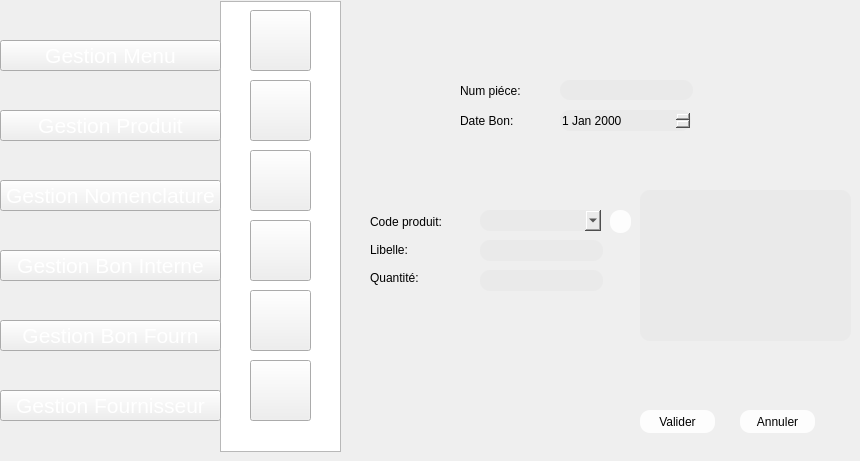
   <widget class="QWidget" name="page_13">
    <widget class="QPushButton" name="pushButton_83">
     <property name="geometry">
      <rect>
       <x>250</x>
       <y>220</y>
       <width>61</width>
       <height>61</height>
      </rect>
     </property>
     <property name="styleSheet">
      <string notr="true">image: url(:/new/prefix1/img/icon-supp2 (1).png);</string>
     </property>
     <property name="text">
      <string/>
     </property>
    </widget>
    <widget class="QListView" name="listView_9">
     <property name="geometry">
      <rect>
       <x>220</x>
       <y>1</y>
       <width>121</width>
       <height>451</height>
      </rect>
     </property>
     <property name="styleSheet">
      <string notr="true">background-image: url(:/new/prefix1/img/selected.png);</string>
     </property>
    </widget>
    <widget class="QPushButton" name="pushButton_88">
     <property name="geometry">
      <rect>
       <x>250</x>
       <y>80</y>
       <width>61</width>
       <height>61</height>
      </rect>
     </property>
     <property name="styleSheet">
      <string notr="true">image: url(:/new/prefix1/img/icon-modif2 (1).png);</string>
     </property>
     <property name="text">
      <string/>
     </property>
    </widget>
    <widget class="QPushButton" name="pushButton_89">
     <property name="geometry">
      <rect>
       <x>250</x>
       <y>10</y>
       <width>61</width>
       <height>61</height>
      </rect>
     </property>
     <property name="styleSheet">
      <string notr="true">image: url(:/new/prefix1/img/icon-ajout2.png);
background-image: url(:/new/prefix1/img/bg.png);</string>
     </property>
     <property name="text">
      <string/>
     </property>
    </widget>
    <widget class="QPushButton" name="pushButton_86">
     <property name="geometry">
      <rect>
       <x>250</x>
       <y>290</y>
       <width>61</width>
       <height>61</height>
      </rect>
     </property>
     <property name="styleSheet">
      <string notr="true">
image: url(:/new/prefix1/img/aa.png);</string>
     </property>
     <property name="text">
      <string/>
     </property>
    </widget>
    <widget class="QPushButton" name="pushButton_452">
     <property name="geometry">
      <rect>
       <x>0</x>
       <y>40</y>
       <width>221</width>
       <height>31</height>
      </rect>
     </property>
     <property name="font">
      <font>
       <pointsize>16</pointsize>
       <weight>50</weight>
       <bold>false</bold>
      </font>
     </property>
     <property name="styleSheet">
      <string notr="true">color: rgb(255, 255, 255);

</string>
     </property>
     <property name="text">
      <string>Gestion Menu</string>
     </property>
    </widget>
    <widget class="QPushButton" name="pushButton_449">
     <property name="geometry">
      <rect>
       <x>0</x>
       <y>390</y>
       <width>221</width>
       <height>31</height>
      </rect>
     </property>
     <property name="font">
      <font>
       <pointsize>16</pointsize>
       <weight>50</weight>
       <bold>false</bold>
      </font>
     </property>
     <property name="styleSheet">
      <string notr="true">color: rgb(255, 255, 255);

</string>
     </property>
     <property name="text">
      <string>Gestion Fournisseur</string>
     </property>
    </widget>
    <widget class="QPushButton" name="pushButton_447">
     <property name="geometry">
      <rect>
       <x>0</x>
       <y>320</y>
       <width>221</width>
       <height>31</height>
      </rect>
     </property>
     <property name="font">
      <font>
       <pointsize>16</pointsize>
       <weight>50</weight>
       <bold>false</bold>
      </font>
     </property>
     <property name="styleSheet">
      <string notr="true">color: rgb(255, 255, 255);

</string>
     </property>
     <property name="text">
      <string>Gestion Bon Fourn</string>
     </property>
    </widget>
    <widget class="QPushButton" name="pushButton_451">
     <property name="geometry">
      <rect>
       <x>0</x>
       <y>180</y>
       <width>221</width>
       <height>31</height>
      </rect>
     </property>
     <property name="font">
      <font>
       <pointsize>16</pointsize>
       <weight>50</weight>
       <bold>false</bold>
      </font>
     </property>
     <property name="styleSheet">
      <string notr="true">color: rgb(255, 255, 255);

</string>
     </property>
     <property name="text">
      <string>Gestion Nomenclature</string>
     </property>
    </widget>
    <widget class="QPushButton" name="pushButton_450">
     <property name="geometry">
      <rect>
       <x>0</x>
       <y>110</y>
       <width>221</width>
       <height>31</height>
      </rect>
     </property>
     <property name="font">
      <font>
       <pointsize>16</pointsize>
       <weight>50</weight>
       <bold>false</bold>
      </font>
     </property>
     <property name="styleSheet">
      <string notr="true">color: rgb(255, 255, 255);

</string>
     </property>
     <property name="text">
      <string>Gestion Produit</string>
     </property>
    </widget>
    <widget class="QPushButton" name="pushButton_453">
     <property name="geometry">
      <rect>
       <x>740</x>
       <y>410</y>
       <width>75</width>
       <height>23</height>
      </rect>
     </property>
     <property name="styleSheet">
      <string notr="true">                                         border-radius: 10px;
background-color: rgb(253, 253, 253);
                                        
font: 9pt &quot;MS Reference Sans Serif&quot;;</string>
     </property>
     <property name="text">
      <string>Annuler</string>
     </property>
    </widget>
    <widget class="QTableView" name="tableView_17">
     <property name="geometry">
      <rect>
       <x>640</x>
       <y>190</y>
       <width>211</width>
       <height>151</height>
      </rect>
     </property>
     <property name="styleSheet">
      <string notr="true">                                     border-radius: 10px;
font: 9pt &quot;MS Reference Sans Serif&quot;;
background-color: rgb(234, 234, 234);</string>
     </property>
    </widget>
    <widget class="QPushButton" name="ajoutermenu_6">
     <property name="geometry">
      <rect>
       <x>640</x>
       <y>410</y>
       <width>75</width>
       <height>23</height>
      </rect>
     </property>
     <property name="styleSheet">
      <string notr="true">                                         border-radius: 10px;
background-color: rgb(253, 253, 253);
                                        
font: 9pt &quot;MS Reference Sans Serif&quot;;</string>
     </property>
     <property name="text">
      <string>Valider</string>
     </property>
    </widget>
    <widget class="QLineEdit" name="lineEdit_63">
     <property name="geometry">
      <rect>
       <x>560</x>
       <y>80</y>
       <width>133</width>
       <height>20</height>
      </rect>
     </property>
     <property name="styleSheet">
      <string notr="true">                                         border-radius: 10px;
background-color: rgb(234, 234, 234);
font: 9pt &quot;MS Reference Sans Serif&quot;;</string>
     </property>
    </widget>
    <widget class="QDateEdit" name="dateEdit_26">
     <property name="geometry">
      <rect>
       <x>560</x>
       <y>110</y>
       <width>131</width>
       <height>21</height>
      </rect>
     </property>
     <property name="styleSheet">
      <string notr="true">                                         border-radius: 10px;
background-color: rgb(234, 234, 234);
font: 9pt &quot;MS Reference Sans Serif&quot;;</string>
     </property>
    </widget>
    <widget class="QPushButton" name="pushButton_87">
     <property name="geometry">
      <rect>
       <x>250</x>
       <y>150</y>
       <width>61</width>
       <height>61</height>
      </rect>
     </property>
     <property name="styleSheet">
      <string notr="true">image: url(:/new/prefix1/img/icon-afficher2.png);</string>
     </property>
     <property name="text">
      <string/>
     </property>
    </widget>
    <widget class="QComboBox" name="comboBox_4">
     <property name="geometry">
      <rect>
       <x>480</x>
       <y>210</y>
       <width>121</width>
       <height>21</height>
      </rect>
     </property>
     <property name="styleSheet">
      <string notr="true">                                         border-radius: 10px;
background-color: rgb(234, 234, 234);
font: 9pt &quot;MS Reference Sans Serif&quot;;</string>
     </property>
    </widget>
    <widget class="QPushButton" name="refprod_11">
     <property name="geometry">
      <rect>
       <x>610</x>
       <y>210</y>
       <width>21</width>
       <height>23</height>
      </rect>
     </property>
     <property name="styleSheet">
      <string notr="true">                                         border-radius: 10px;
background-color: rgb(253, 253, 253);
                                        
font: 9pt &quot;MS Reference Sans Serif&quot;;</string>
     </property>
     <property name="text">
      <string/>
     </property>
     <property name="icon">
      <iconset>
       <normaloff>../../1200px-Refresh_icon.svg.png</normaloff>../../1200px-Refresh_icon.svg.png</iconset>
     </property>
    </widget>
    <widget class="QLineEdit" name="lineEdit_61">
     <property name="geometry">
      <rect>
       <x>480</x>
       <y>240</y>
       <width>123</width>
       <height>21</height>
      </rect>
     </property>
     <property name="styleSheet">
      <string notr="true">                                         border-radius: 10px;
background-color: rgb(234, 234, 234);
font: 9pt &quot;MS Reference Sans Serif&quot;;</string>
     </property>
    </widget>
    <widget class="QLineEdit" name="lineEdit_62">
     <property name="geometry">
      <rect>
       <x>480</x>
       <y>270</y>
       <width>123</width>
       <height>21</height>
      </rect>
     </property>
     <property name="styleSheet">
      <string notr="true">                                         border-radius: 10px;
background-color: rgb(234, 234, 234);
font: 9pt &quot;MS Reference Sans Serif&quot;;</string>
     </property>
    </widget>
    <widget class="QPushButton" name="pushButton_522">
     <property name="geometry">
      <rect>
       <x>0</x>
       <y>250</y>
       <width>221</width>
       <height>31</height>
      </rect>
     </property>
     <property name="font">
      <font>
       <pointsize>16</pointsize>
       <weight>50</weight>
       <bold>false</bold>
      </font>
     </property>
     <property name="styleSheet">
      <string notr="true">color: rgb(255, 255, 255);

</string>
     </property>
     <property name="text">
      <string>Gestion Bon Interne</string>
     </property>
    </widget>
    <widget class="QLabel" name="label_159">
     <property name="geometry">
      <rect>
       <x>460</x>
       <y>80</y>
       <width>81</width>
       <height>21</height>
      </rect>
     </property>
     <property name="styleSheet">
      <string notr="true">                                     border-radius: 10px;
font: 9pt &quot;MS Reference Sans Serif&quot;;
</string>
     </property>
     <property name="text">
      <string>Num piéce:</string>
     </property>
    </widget>
    <widget class="QLabel" name="label_160">
     <property name="geometry">
      <rect>
       <x>460</x>
       <y>110</y>
       <width>71</width>
       <height>21</height>
      </rect>
     </property>
     <property name="styleSheet">
      <string notr="true">                                     border-radius: 10px;
font: 9pt &quot;MS Reference Sans Serif&quot;;
</string>
     </property>
     <property name="text">
      <string>Date Bon:</string>
     </property>
    </widget>
    <widget class="QLabel" name="label_161">
     <property name="geometry">
      <rect>
       <x>370</x>
       <y>210</y>
       <width>91</width>
       <height>24</height>
      </rect>
     </property>
     <property name="styleSheet">
      <string notr="true">                                     border-radius: 10px;
font: 9pt &quot;MS Reference Sans Serif&quot;;
</string>
     </property>
     <property name="text">
      <string>Code produit:</string>
     </property>
    </widget>
    <widget class="QLabel" name="label_162">
     <property name="geometry">
      <rect>
       <x>370</x>
       <y>239</y>
       <width>91</width>
       <height>21</height>
      </rect>
     </property>
     <property name="styleSheet">
      <string notr="true">                                     border-radius: 10px;
font: 9pt &quot;MS Reference Sans Serif&quot;;
</string>
     </property>
     <property name="text">
      <string>Libelle:</string>
     </property>
    </widget>
    <widget class="QLabel" name="label_163">
     <property name="geometry">
      <rect>
       <x>370</x>
       <y>267</y>
       <width>91</width>
       <height>21</height>
      </rect>
     </property>
     <property name="styleSheet">
      <string notr="true">                                     border-radius: 10px;
font: 9pt &quot;MS Reference Sans Serif&quot;;
</string>
     </property>
     <property name="text">
      <string>Quantité:</string>
     </property>
    </widget>
    <widget class="QPushButton" name="pushButton_278">
     <property name="geometry">
      <rect>
       <x>250</x>
       <y>360</y>
       <width>61</width>
       <height>61</height>
      </rect>
     </property>
     <property name="styleSheet">
      <string notr="true">image: url(:/new/prefix1/img/icon-supp2 (1).png);
image: url(:/new/prefix1/img/facture.png);</string>
     </property>
     <property name="text">
      <string/>
     </property>
    </widget>
    <zorder>label_159</zorder>
    <zorder>label_160</zorder>
    <zorder>label_161</zorder>
    <zorder>label_162</zorder>
    <zorder>label_163</zorder>
    <zorder>listView_9</zorder>
    <zorder>pushButton_83</zorder>
    <zorder>pushButton_88</zorder>
    <zorder>pushButton_89</zorder>
    <zorder>pushButton_86</zorder>
    <zorder>pushButton_452</zorder>
    <zorder>pushButton_449</zorder>
    <zorder>pushButton_447</zorder>
    <zorder>pushButton_451</zorder>
    <zorder>pushButton_450</zorder>
    <zorder>pushButton_453</zorder>
    <zorder>tableView_17</zorder>
    <zorder>ajoutermenu_6</zorder>
    <zorder>lineEdit_63</zorder>
    <zorder>dateEdit_26</zorder>
    <zorder>pushButton_87</zorder>
    <zorder>comboBox_4</zorder>
    <zorder>refprod_11</zorder>
    <zorder>lineEdit_61</zorder>
    <zorder>lineEdit_62</zorder>
    <zorder>pushButton_522</zorder>
    <zorder>pushButton_278</zorder>
   </widget>
